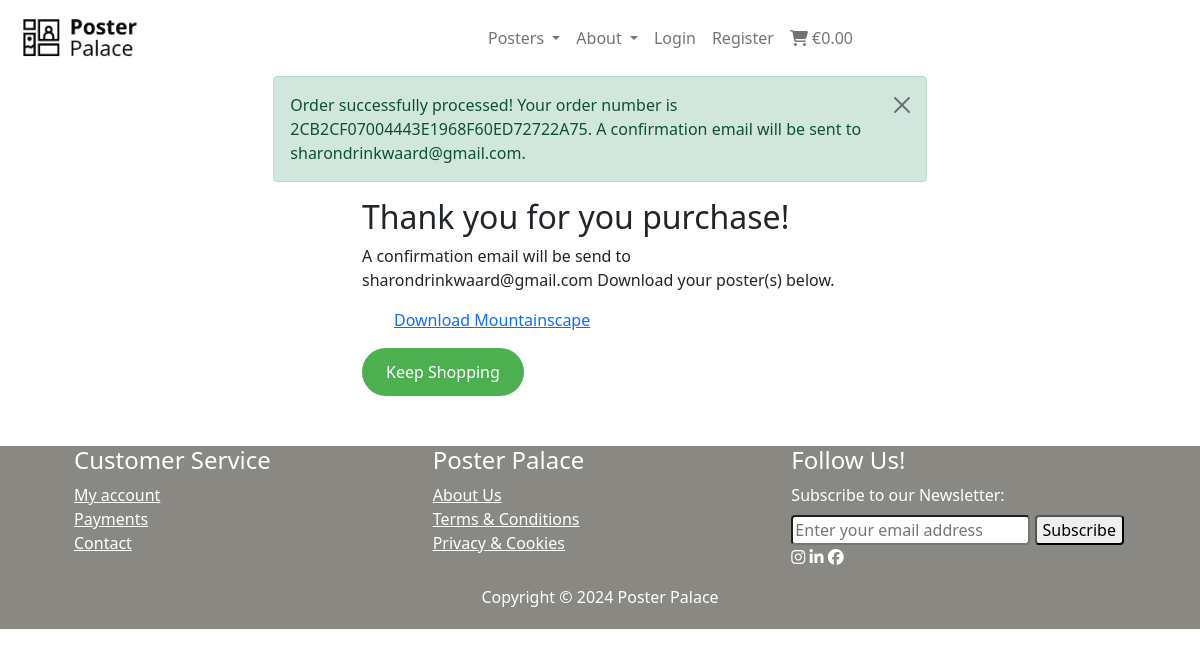
Screenshot of /checkout/checkout_success/2CB2CF07004443E1968F60ED72722A75 with the database file from the repository.
### checkout/models.py (models this page shows, shortened)
class Order(models.Model):
    order_number = models.CharField(max_length=32, null=False, editable=False)
    user_profile = models.ForeignKey(UserProfile, on_delete=models.SET_NULL, null=True, blank=True, related_name='orders')
    first_name = models.CharField(max_length=50, null=False, blank=False)
    last_name = models.CharField(max_length=50, null=False, blank=False)
    email = models.EmailField(max_length=254, null=False, blank=False)
    phone_number = models.CharField(max_length=20, null=False, blank=False)
    date = models.DateTimeField(auto_now_add=True)
    order_total = models.DecimalField(max_digits=10, decimal_places=2, null=False, default=0)
    stripe_pid = models.CharField(max_length=260, null=False, blank=False, default='')
    original_cart = models.TextField(null=False, blank=False, default='')

class OrderLineItem(models.Model):
    order = models.ForeignKey(Order, null=False, blank=False, on_delete=models.CASCADE, related_name='lineitems')
    poster = models.ForeignKey(Poster, null=False, blank=False, on_delete=models.CASCADE)
    poster_color = models.CharField(max_length=25, null=True, blank=True)
    quantity = models.IntegerField(null=False, blank=False, default=0)
    lineitem_total = models.DecimalField(max_digits=6, decimal_places=2, null=False, blank=False, editable=False)

### posters/models.py (models this page shows, shortened)
class Poster(models.Model):
    category = models.ForeignKey('Category', null=True, blank=True, on_delete=models.SET_NULL)
    sku = models.CharField(max_length=254, null=True, blank=True)
    name = models.CharField(max_length=254)
    description = models.TextField()
    has_color = models.BooleanField(default=False, blank=True, null=True)
    color_option = models.CharField(max_length=15, blank=True, default='Color', choices=COLOR_CHOICES)
    has_sizes = models.BooleanField(default=False, blank=True, null=True)
    size_option = models.CharField(max_length=80, choices=SIZE_CHOICES, default='S')
    price = models.DecimalField(max_digits=6, decimal_places=2)
    rating = models.DecimalField(max_digits=6, decimal_places=2, null=True, blank=True)
    image_url = models.URLField(max_length=1024, null=True, blank=True)
    image = models.ImageField(null=True, blank=True)
    quantity = models.IntegerField(blank=False, default=1)

### checkout/views.py (the view, shortened to what this page needs)
# urls.py: path('checkout_success/<order_number>', views.checkout_success, name='checkout_success'),
def checkout_success(request, order_number):
    save_info = request.session.get('save_info')
    order = get_object_or_404(Order, order_number=order_number)
    messages.success(request, f'Order successfully processed! \
        Your order number is {order_number}. A confirmation \
        email will be sent to {order.email}.')
    if 'cart' in request.session:
        del request.session['cart']
    lineitems = order.lineitems.all()
    template = 'checkout/checkout_success.html'
    context = {
        'order': order,
        'lineitems': lineitems,  # Pass the lineitems (posters) to the template
    }
    return render(request, template, context)

### homepage/forms.py
class NewsletterForm(forms.Form):
    email = forms.EmailField(label="Your Email", max_length=100)

### cart/contexts.py (called while the page is built, shortened)
def shopping_content(request):
    shopping_items = []
    total = 0
    poster_count = 0
    cart = request.session.get('cart', {})
    context = {
        'shopping_items': shopping_items,
        'total': total,
        'poster_count': poster_count,
    }
    return context

### homepage/context_processors.py (called while the page is built)
def newsletter_form(request):
    return {'newsletter_form': NewsletterForm()}

### checkout/templates/checkout/checkout_success.html (shortened to what this page needs)
{% extends "base.html" %}
{% load static %}
{% block content %}
<div class="">
    <div class="row">
        <div class="maxwidth">
            <h2>Thank you for you purchase!</h2>
            <p>
                A confirmation email will be send to {{ order.email }}
                Download your poster(s) below.
            </p>
        </div>
    </div>
    <div class="row">
        <div class="maxwidth">
            <ul>
                {% for lineitem in lineitems %}
                    <li class="list-unstyled">
                        <a href="{{ lineitem.poster.image.url }}" download>
                            Download {{ lineitem.poster.name }}
                        </a>
                    </li>
                {% endfor %}
            </ul>
        </div>
    </div>
    <div class="row">
        <div class="maxwidth">
            <a id="link-btn" class="" href="{% url 'posters' %}">Keep Shopping</a>
        </div>
    </div>
</div>
{% endblock %}

### static/css/base.css (style rules this page uses)
* { margin: auto; }
.maxwidth { max-width: 500px; }
#link-btn { background-color: #4CAF50 !important; color: #ffffff; border: none; border-radius: 26px; padding: 12px 24px; text-align: center; text-decoration: none; display: inline-block; font-size: 16px; cursor: pointer; }
.row { margin-right: 50px; margin-left: 50px; }

### rows the page displays
Order: email "sharondrinkwaard@gmail.com"
OrderLineItem: poster.name "Mountainscape"

### other values shown
{{ message | safe }} "Order successfully processed! Your order number is 2CB2CF07004443E1968F60ED72722A75. A confirmation email will be sent to sharondrinkwaard@gmail.com."
